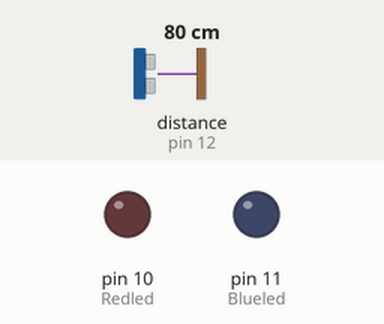
This sketch was run on a simulated Arduino Uno, built with avr-gcc and run on an emulated ATmega328P. On the bench: output pins drawn as LEDs (lit = HIGH). Wiring (inferred from the names in the program): ultrasonic range finder: trigger pin 13; echo pin 12. The test bench sets the inputs (shaded band); at power-on: distance to the obstacle (sensor on pin 12) 80 cm. The echo pulse lasts 58.3 µs per cm; pins used as bus, display or sensor lines are not drawn.

Above: at 1.2 s.
1.3 s: distance to the obstacle (sensor on pin 12) set to 35 cm
2.8 s: distance to the obstacle (sensor on pin 12) set to 28 cm
At 3.9 s:
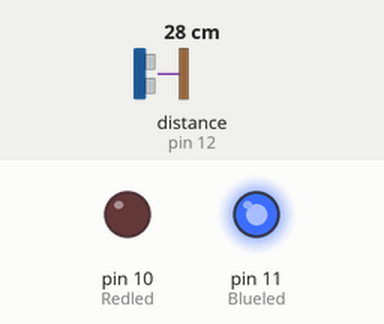
4.3 s: distance to the obstacle (sensor on pin 12) set to 17 cm
5.8 s: distance to the obstacle (sensor on pin 12) set to 14 cm
At 7.0 s:
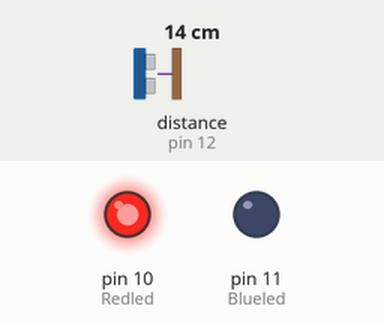
7.3 s: distance to the obstacle (sensor on pin 12) set to 18 cm
At 7.7 s:
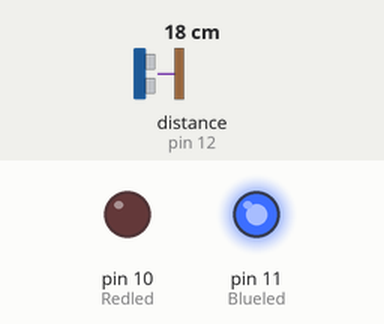
8.8 s: distance to the obstacle (sensor on pin 12) set to 2 cm
At 9.5 s:
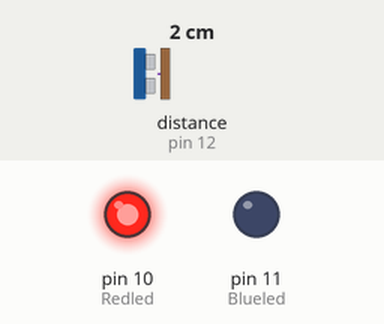
Timing chart, 0 to 11.3 s (numbered marks = the images above; inputs shaded):
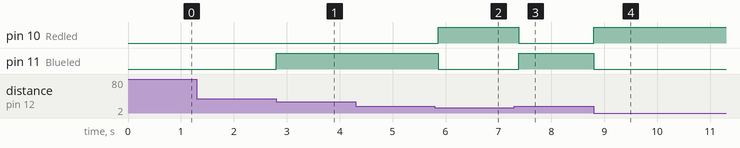

The sketch:

sketch_sep07a.ino
```cpp
/*
HC-SR04 Ping distance sensor]
VCC to arduino 5v GND to arduino GND
Echo to Arduino pin 12 Trig to Arduino pin 13
Red POS to Arduino pin 11
Green POS to Arduino pin 10
560 ohm resistor to both LED NEG and GRD power rail
More info at: http://goo.gl/kJ8Gl
Original code improvements to the Ping sketch sourced from Trollmaker.com
Some code and wiring inspired by http://en.wikiversity.org/wiki/User:Dstaub/robotcar
*/

int trigPin = 13;
int echoPin = 12;
int Blueled = 11;
int Redled = 10;

void setup() {
  Serial.begin (9600);
  pinMode(trigPin, OUTPUT);
  pinMode(echoPin, INPUT);
  pinMode(Blueled, OUTPUT);
  pinMode(Redled, OUTPUT);
}

void loop() {
  long duration, inches;
  digitalWrite(trigPin, LOW);  // Added this line
  delayMicroseconds(2); // Added this line
  digitalWrite(trigPin, HIGH);
  delayMicroseconds(5); // Added this line
  digitalWrite(trigPin, LOW);
  duration = pulseIn(echoPin, HIGH);

  inches = microsecondsToInches(duration);

  if (inches < 6) {  // This is where the LED On/Off happens
    digitalWrite(Blueled,LOW); // When the Red condition is met, the Green LED should turn off
    digitalWrite(Redled,HIGH);
  }
  else if (inches < 12) {
    digitalWrite(Blueled,HIGH);
    digitalWrite(Redled,LOW);
  }
  else {
    digitalWrite(Blueled,LOW);
    digitalWrite(Redled,LOW);
  }
  delay(100);
}

long microsecondsToInches(long microseconds)
{
  // According to Parallax's datasheet for the PING))), there are
  // 73.746 microseconds per inch (i.e. sound travels at 1130 feet per
  // second).  This gives the distance travelled by the ping, outbound
  // and return, so we divide by 2 to get the distance of the obstacle.
  // See: http://www.parallax.com/dl/docs/prod/acc/28015-PING-v1.3.pdf
  return microseconds / 74 / 2;
}
```

Measured:
- the behaviour switches between 31 and 30 cm on distance to the obstacle (sensor on pin 12) (found by bisection; images 0 and 1)
- the behaviour switches between 16 and 15 cm on distance to the obstacle (sensor on pin 12) (found by bisection; images 1 and 2)
- after the input at 1.3 s, every drawn part: stays the same
- after the input at 2.8 s, pin 11 (Blueled): LOW → HIGH at once
- after the input at 4.3 s, every drawn part: stays the same
- after the input at 5.8 s, pin 10 (Redled): LOW → HIGH after 0.06 s; pin 11 (Blueled): HIGH → LOW after 0.06 s
- after the input at 7.3 s, pin 10 (Redled): HIGH → LOW after 0.08 s; pin 11 (Blueled): LOW → HIGH after 0.08 s
- after the input at 8.8 s, pin 10 (Redled): LOW → HIGH at once; pin 11 (Blueled): HIGH → LOW at once
